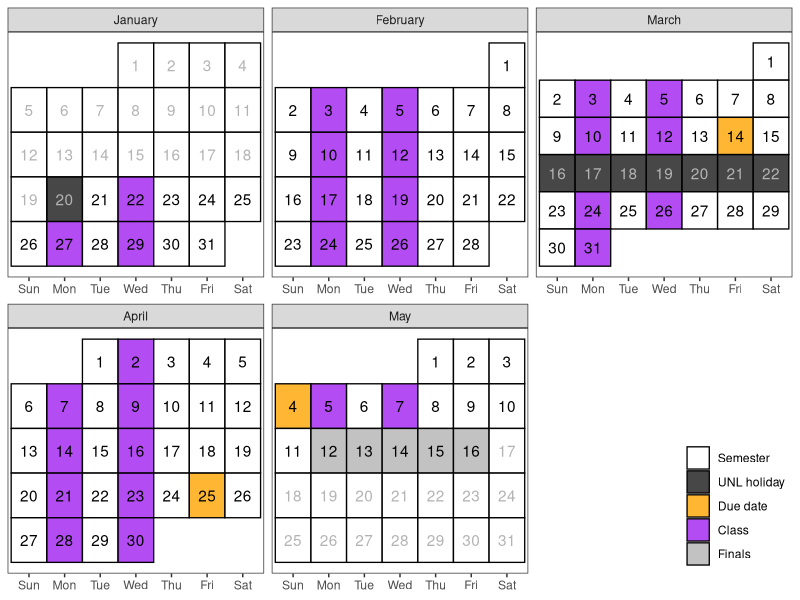

Write the R code that produced this figure.
library(dplyr)
library(tidyr)
library(purrr)
library(lubridate)
library(stringr)
library(forcats)
library(ggplot2)
library(readxl)

# Create a calendar for your syllabus 
# Source: http://svmiller.com/blog/2020/08/a-ggplot-calendar-for-your-semester/

semester_info <- read_xls("course-schedule.xls", sheet = "SemesterDates")

date_seq <- function(tbl) {
  stopifnot("Start" %in% names(tbl))
  stopifnot("End" %in% names(tbl))
  
  if(is.na(tbl$End)) {
    ymd(tbl$Start)
  } else {
    seq(ymd(tbl$Start), ymd(tbl$End), by = 1)
  }       
}

# Weekday(s) of class
class_wdays <- semester_info |>
  filter(Description == "Class") |>
  select(Days) |>
  mutate(Days = str_split(Days, ",", simplify = F)) |>
  pluck("Days") |>
  unlist() |>
  str_trim()


# What are the full dates of the semester? Monday of week 1 - end of finals
semester_dates <- semester_info |>
  filter(Description == "Semester") |>
  date_seq()

# Dates that are school holidays/no class by university fiat
not_here_dates <- semester_info |>
  filter(Description == "Holiday") |>
  select(Start, End) |>
  mutate(id = 1:n()) |>
  nest(data = -id) |>
  mutate(dates = purrr::map(data, date_seq)) |>
  unnest(dates) |>
  pluck("dates")

project_dates <- read_xls("course-schedule.xls", "due-dates") |>
  mutate(date=ymd(date))

exam_week <-  semester_info |>
  filter(Description == "Exams") |>
  select(Start, End) |>
  mutate(id = 1:n()) |>
  nest(data = -id) |>
  mutate(dates = purrr::map(data, date_seq)) |>
  unnest(dates) |>
  pluck("dates")

# Custom function for treating the first day of the month as the first week 
# of the month up until the first Sunday (unless Sunday was the start of the month)
wom <- function(date) {
  first <- wday(as.Date(paste(year(date),month(date),1,sep="-")))
  return((mday(date)+(first-2)) %/% 7+1)
}

# Create a data frame of dates, assign to Cal
Cal <- tibble(date = seq(floor_date(min(semester_dates), "month"), ceiling_date(max(semester_dates), "month") - days(1), by=1))  %>%
  mutate(mon = lubridate::month(date, label=T, abbr=F), # get month label
         wkdy = weekdays(date, abbreviate=T), # get weekday label
         wkdy = fct_relevel(wkdy, "Sun", "Mon", "Tue", "Wed", "Thu","Fri","Sat"), # make sure Sunday comes first
         semester = date %in% semester_dates, # is date part of the semester?
         due = date %in% project_dates$date, # is it a due date?
         not_here = date %in% not_here_dates, # is it a day off?
         exam_wk = date %in% exam_week,
         day = lubridate::mday(date), # get day of month to add later as a label
         # Below: our custom wom() function
         week = wom(date),
         sem_week = pmin(17, pmax(0, epiweek(date) - 3)) - if_else(date > ymd(20250316), 1, 0))

# Create a category variable, for filling in squares colorwise

Cal <- Cal %>%
  mutate(category = case_when(
    due ~ "Due date",
    not_here ~ "UNL holiday",
    exam_wk ~ "Finals",
    semester & wkdy %in% class_wdays ~ "Class",
    semester ~ "Semester",
    TRUE ~ "NA"
  )) |>
  left_join(project_dates, by = c("date", "category"))

class_cal <- ggplot(Cal, aes(wkdy, week)) +
  theme_bw() +
  theme(panel.grid.major.x = element_blank(),
        legend.position = "inside",
        legend.position.inside = c(1,0), 
        legend.justification = c(1, 0),
        legend.title = element_blank(),
        axis.title.y = element_blank(), axis.title.x = element_blank(), axis.ticks.y = element_blank(), axis.text.y = element_blank()) +
  # geom_tile and facet_wrap will do all the heavy lifting
  geom_tile(alpha=0.8, aes(fill=category), color="black", linewidth=.45) +
  facet_wrap(~mon, scales = "free", ncol=3) +
  # fill in tiles to make it look more "calendary" (sic)
  geom_text(aes(label=day, color = semester&(!not_here))) +
  # put your y-axis down, flip it, and reverse it
  scale_y_reverse(breaks=NULL) +
  # manually fill scale colors to something you like...
  scale_color_manual(values = c("FALSE" = "grey70", "TRUE" = "black"), guide = "none") + 
  scale_fill_manual(values=c("Class"="purple", 
                             "Due date"="orange",
                             "Semester"="white",
                             "Finals" = "grey70",
                             "UNL holiday" = "grey10",
                             "NA" = "white" # I like these whited out...
                             ),
                    #... but also suppress a label for a non-class semester day
                    breaks=c("Semester", "UNL holiday", "Due date", "Class", "Finals"))
# class_cal

topics <- read_excel("course-schedule.xls",  sheet = "Week-plan") |>
  rename(sem_week=Week, topic = Title) |>
  select(sem_week, topic)


duedates <- filter(Cal, category == "Due date") |>
  mutate(important = paste(topic, ": ", format.Date(date, "%b %d"), sep = "")) |>
  select(sem_week, important)

schedule <- topics |>
  full_join(duedates) |>
  arrange(sem_week) |>
  rename("Week" = sem_week, "Topic" = topic, "Important Dates" = important)

# schedule
